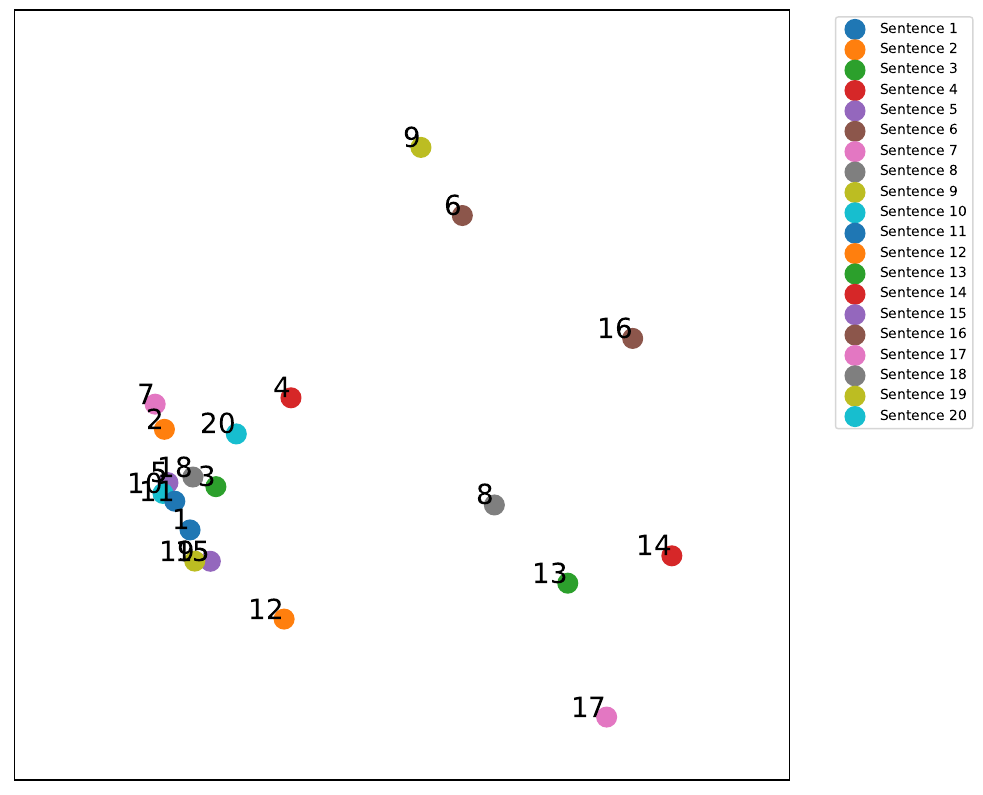

The Python source for this figure:
import tensorflow as tf
import tensorflow_hub as hub
import matplotlib.pyplot as plt
from sklearn.decomposition import PCA

# List of sentences
sentences = [
    " this bird is black with white and has a long, pointy beak",
    " this bird is grey with white and has a long, pointy beak" ,
    " this bird is black with white on its stomach and has a long, pointy beak",
    " this bird is black with white on its stomach and a short beak" ,
    " this bird is brown with some white and has a long, pointy beak" ,
    " this is a black bird with a white belly and a large orange beak" ,
    " this bird is white with grey and has a long, pointy beak ",
    " this bird has wings that are black and white with a short orange beak" ,
    " this bird has a gray and white belly and a small orange beak" ,
    " this bird is brown with white and has a long, pointy beak" ,
    " this bird is white with black and has a long, pointy beak",
    " this bird is brown with black on its wings and has a long, pointy beak",
    " this bird has wings that are black and has a white belly",
    " this bird has wings that are black and has an orange and yellow patch",
    " this bird is all black and has a long, pointy beak",
    " this bird has a black crown as well as a orange bill",
    " this bird has wings that are black and has a long black bill",
    " this bird is grey with black and has a long, pointy beak",
    " this bird is black with white on its feathers and has a long, pointy beak",
    " this bird is white with black and has a very short beak"
]

# Load the Universal Sentence Encoder
embed = hub.load("https://tfhub.dev/google/universal-sentence-encoder/4")

# Encode the sentences
sentence_embeddings = embed(sentences)

# Reduce dimensionality using PCA for visualization
pca = PCA(n_components=2)
reduced_embeddings = pca.fit_transform(sentence_embeddings)

# Plot the embeddings with sentence numbers as labels
plt.figure(figsize=(10, 10))
for i, (x, y) in enumerate(reduced_embeddings):
    plt.scatter(x, y, s=200, label=f'Sentence {i+1}')  # Label as Sentence 1, 2, 3, etc.
    plt.text(x, y, f'{i+1}', fontsize=20, ha='right')  # Add text label for each point

plt.xlim(-0.4, 0.6)  # Set x-axis range from -0.4 to 0.6
plt.ylim(-0.4, 0.6)  # Set y-axis range from -0.4 to 0.6
plt.xticks([])  # Hide x-axis ticks and labels
plt.yticks([])  # Hide y-axis ticks and labels
plt.legend(bbox_to_anchor=(1.05, 1), loc='upper left')
plt.savefig("vis_500.pdf", dpi=300, bbox_inches='tight')
plt.grid(True)
plt.show()
